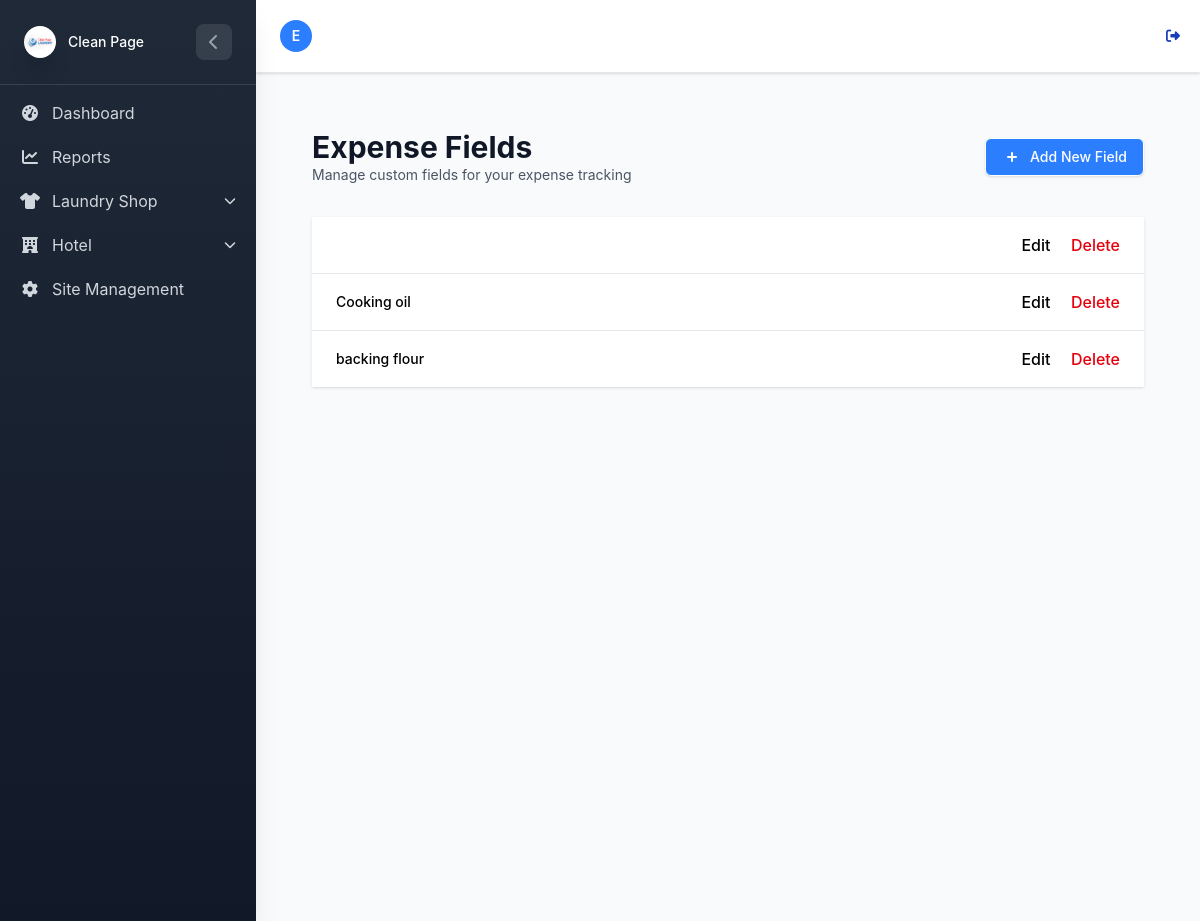
/Hotel/expense-fields/ (signed in), run on an earlier commit of the app's database.
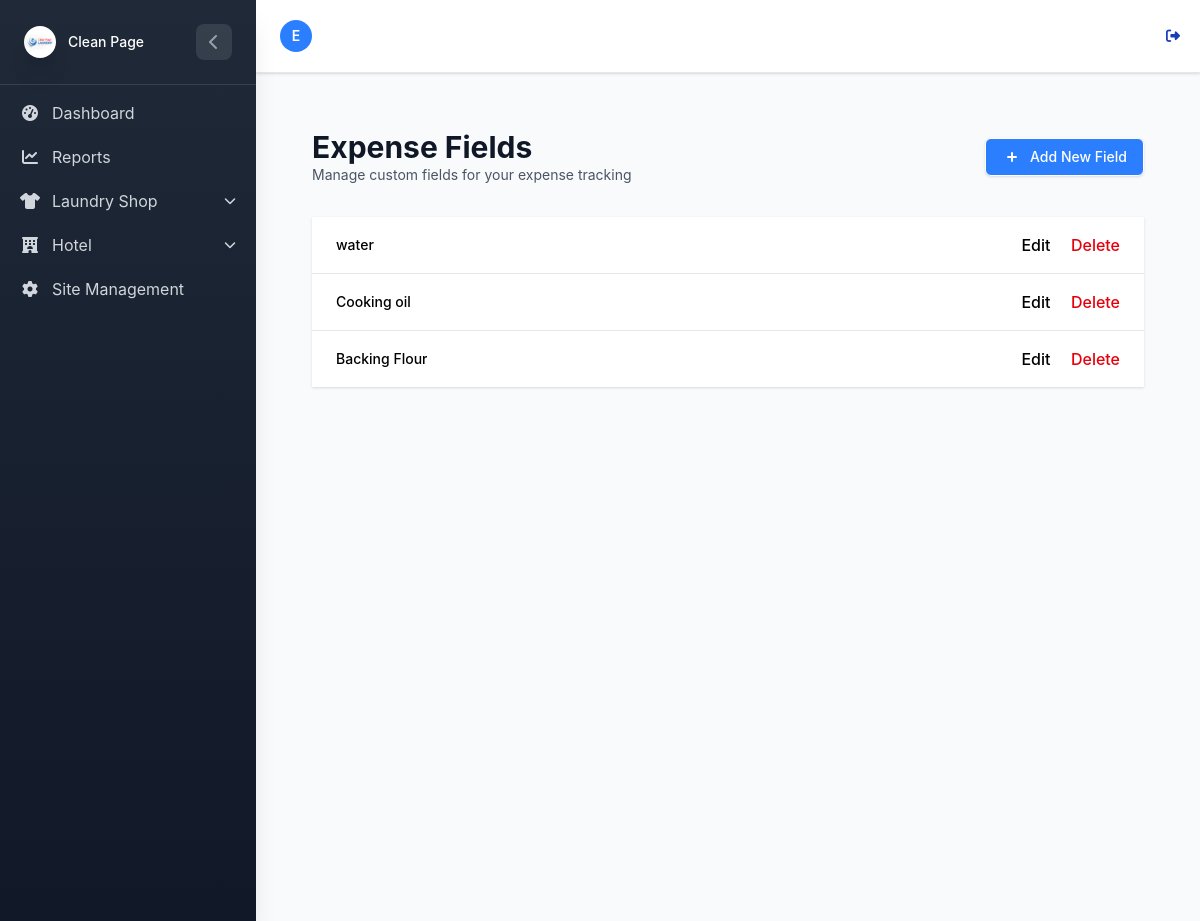
And on a later commit of the database.
### HotelApp/models.py (models this page shows, shortened)
class HotelExpenseField(models.Model):
    label = models.CharField(max_length=100, db_index=True)
    created_at = models.DateTimeField(auto_now_add=True)
    class Meta:
        unique_together = ('label',)  # Prevent duplicate labels

### HotelApp/Vews/expense.py (the view)
# urls.py: path('expense-fields/', expense_field_list, name='expense_field_list'),
@login_required
def expense_field_list(request):
    fields = HotelExpenseField.objects.all()
    return render(request, "Hotelexpenses/expense_field_list.html", {"fields": fields})

### HotelApp/templates/Hotelexpenses/expense_field_list.html (shortened to what this page needs)
{% extends "../home.html" %}
{% load static %}
{% block content %}
<div class="min-h-screen bg-gray-50 py-8 px-4 sm:px-6 lg:px-8">
    <div class="max-w-7xl mx-auto">
        <div class="flex justify-between items-center mb-8">
            <div>
                <h1 class="text-3xl font-bold text-gray-900">Expense Fields</h1>
                <p class=" text-sm text-gray-600">Manage custom fields for your expense tracking</p>
            </div>
            <a href="{% url 'hotel:createhotel_expense_field' %}"
                class="inline-flex items-center px-4 py-2 border border-transparent rounded-md shadow-sm text-sm font-medium text-white bg-blue-500 hover:bg-indigo-700 focus:outline-none focus:ring-2 focus:ring-offset-2 focus:ring-indigo-500">
                <svg class="-ml-1 mr-2 h-5 w-5" xmlns="http://www.w3.org/2000/svg" viewBox="0 0 20 20"
                    fill="currentColor" aria-hidden="true">
                    <path fill-rule="evenodd"
                        d="M10 5a1 1 0 011 1v3h3a1 1 0 110 2h-3v3a1 1 0 11-2 0v-3H6a1 1 0 110-2h3V6a1 1 0 011-1z"
                        clip-rule="evenodd" />
                </svg>
                Add New Field
            </a>
        </div>
        {% if fields %}
        <div class="bg-white shadow overflow-hidden sm:rounded-md">
            <ul class="divide-y divide-gray-200">
                {% for field in fields %}
                <li>
                    <div class="px-4 py-4 sm:px-6">
                        <div class="flex items-center justify-between">
                            <div class="flex items-center">
                                <div class="ml-4">
                                    <div class="flex items-center">
                                        <p class="text-sm font-medium text-indigo-600 truncate">{{ field.label }}</p>
                                    </div>
                                </div>
                            </div>
                            <div class="flex space-x-3">
                                <div class="flex-shrink-0">
                                    <a href="{% url 'hotel:edit_expense_field' field.id %}"
                                        class="font-medium text-indigo-600 hover:text-indigo-900 mr-4">Edit</a>
                                    <a href="{% url 'hotel:delete_expense_field' field.id %}"
                                        class="font-medium text-red-600 hover:text-red-900">Delete</a>
                                </div>
                            </div>
                        </div>
                    </div>
                </li>
                {% endfor %}
            </ul>
        </div>
        {% endif %}
    </div>
</div>
{% endblock %}

What changed in the data, as far as the page shows it:
removed HotelExpenseField: label "backing flour"
added HotelExpenseField: label "water"
added HotelExpenseField: label "Backing Flour"
